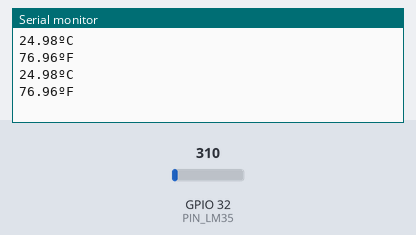
A sketch run on a simulated ESP32. Parts: the last lines printed to the serial monitor. The inputs (shaded band) are chosen by the test bench; at power-on: GPIO 32 (PIN_LM35) = 310.

Above: at 1.8 s.
1.9 s: GPIO 32 (PIN_LM35) set to 372
At 2.6 s:
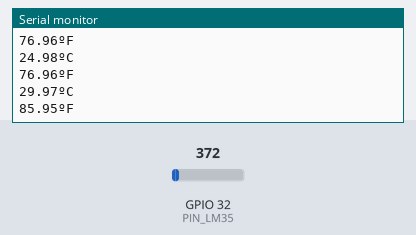
3.4 s: GPIO 32 (PIN_LM35) set to 434
At 4.8 s:
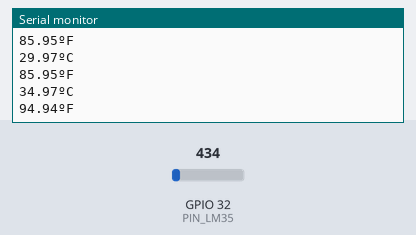
Timing chart, 0 to 6.4 s (numbered marks = the images above; inputs shaded):
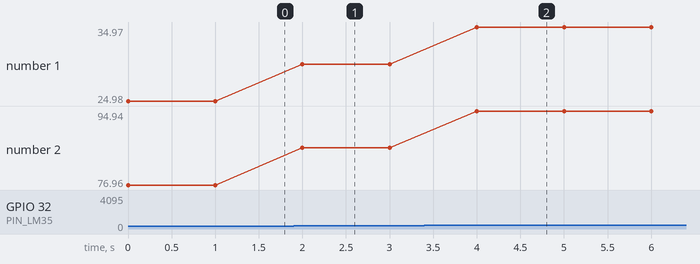

Measured:
- after the input at 1.9 s, the serial monitor: prints a new line after 0.10 s (image 1)
- after the input at 3.4 s, the serial monitor: prints a new line after 0.60 s (image 2)
- plotted number 1: 24.98 → 29.97 after the input at 1.9 s, 29.97 → 34.97 after the input at 3.4 s
- plotted number 2: 76.96 → 85.95 after the input at 1.9 s, 85.95 → 94.94 after the input at 3.4 s

The sketch:

lm35.ino
```cpp
#define ADC_VREF_mV 3300.0
#define ADC_RESOLUTION 4096.0
#define PIN_LM35 32

void setup() {
  Serial.begin(9600);
}

void loop() {
  int adcVal = analogRead(PIN_LM35);
  float milliVolt = adcVal * (ADC_VREF_mV / ADC_RESOLUTION);
  float temperatureC = milliVolt / 10;
  float temperatureF = temperatureC * 9 / 5 + 32;

  Serial.print(temperatureC);
  Serial.println("ºC");
  Serial.print(temperatureF);
  Serial.println("ºF");

  delay(1000);
}
```
